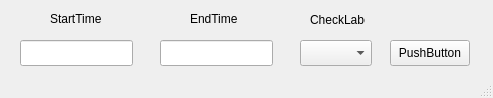
<?xml version="1.0" encoding="UTF-8"?>
<ui version="4.0">
 <class>MainWindow</class>
 <widget class="QMainWindow" name="MainWindow">
  <property name="geometry">
   <rect>
    <x>0</x>
    <y>0</y>
    <width>493</width>
    <height>98</height>
   </rect>
  </property>
  <property name="windowTitle">
   <string>MainWindow</string>
  </property>
  <widget class="QWidget" name="centralwidget">
   <widget class="QLineEdit" name="lineEdit">
    <property name="geometry">
     <rect>
      <x>20</x>
      <y>40</y>
      <width>113</width>
      <height>26</height>
     </rect>
    </property>
    <property name="text">
     <string/>
    </property>
   </widget>
   <widget class="QLineEdit" name="lineEdit_2">
    <property name="geometry">
     <rect>
      <x>160</x>
      <y>40</y>
      <width>113</width>
      <height>26</height>
     </rect>
    </property>
   </widget>
   <widget class="QPushButton" name="pushButton">
    <property name="geometry">
     <rect>
      <x>390</x>
      <y>40</y>
      <width>80</width>
      <height>26</height>
     </rect>
    </property>
    <property name="text">
     <string>PushButton</string>
    </property>
   </widget>
   <widget class="QComboBox" name="comboBox">
    <property name="geometry">
     <rect>
      <x>300</x>
      <y>40</y>
      <width>72</width>
      <height>26</height>
     </rect>
    </property>
   </widget>
   <widget class="QLabel" name="label">
    <property name="geometry">
     <rect>
      <x>50</x>
      <y>10</y>
      <width>55</width>
      <height>18</height>
     </rect>
    </property>
    <property name="text">
     <string>StartTime</string>
    </property>
   </widget>
   <widget class="QLabel" name="label_2">
    <property name="geometry">
     <rect>
      <x>190</x>
      <y>10</y>
      <width>55</width>
      <height>18</height>
     </rect>
    </property>
    <property name="text">
     <string>EndTime</string>
    </property>
   </widget>
   <widget class="QLabel" name="label_3">
    <property name="geometry">
     <rect>
      <x>310</x>
      <y>10</y>
      <width>55</width>
      <height>20</height>
     </rect>
    </property>
    <property name="text">
     <string>CheckLabel</string>
    </property>
   </widget>
  </widget>
  <widget class="QStatusBar" name="statusbar"/>
 </widget>
 <resources/>
 <connections/>
</ui>
